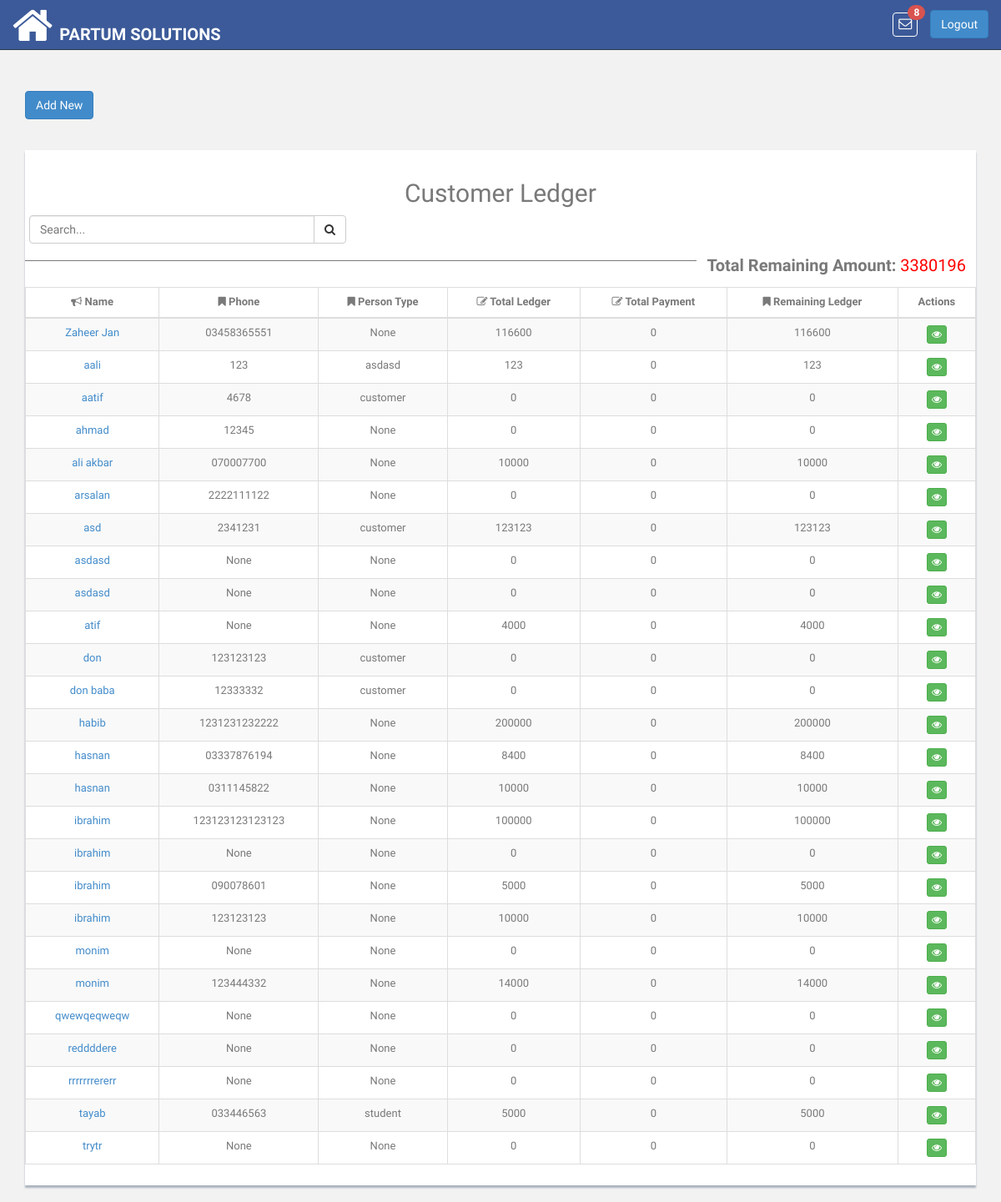
Page /ledger/list/customer/ (signed in) on the committed database.
### pis_retailer/models.py (models this page shows, shortened)
class RetailerUser(models.Model):
    ROLE_TYPE_OWNER = 'owner'
    ROLE_TYPE_DATA_ENTRY_USER = 'data_entry_user'
    ROLE_TYPE_SALESMAN = 'salesman'
    ROLE_TYPE_VIEW_ACCOUNT = 'account_viewer'
    ROLE_TYPE_LEDGER_VIEW = 'ledger_viewer'
    ROLE_TYPES = (
        (ROLE_TYPE_OWNER, 'Owner'),
        (ROLE_TYPE_DATA_ENTRY_USER, 'Data Entry User'),
        (ROLE_TYPE_SALESMAN, 'Salesman'),
        (ROLE_TYPE_VIEW_ACCOUNT, 'Account Viewer'),
        (ROLE_TYPE_LEDGER_VIEW, 'Ledger Viewer'),
    )
    user = models.OneToOneField(User, related_name='retailer_user',on_delete=models.CASCADE)
    retailer = models.ForeignKey(Retailer, related_name='u_retailer',on_delete=models.CASCADE)
    role_type = models.CharField(
        max_length=100, choices=ROLE_TYPES, default=ROLE_TYPE_OWNER
    )

class Retailer(DatedModel):
    name = models.CharField(max_length=100)
    slug = models.SlugField(blank=False)
    package = models.CharField(max_length=200, null=True, blank=True)
    package_price = models.CharField(max_length=200, null=True, blank=True)
    package_expiry = models.DateField(blank=True, null=True)
    logo = models.ImageField(
        upload_to='images/retailer/logo/', max_length=1024,
        blank=True, null=True
    )

### pis_com/models.py (models this page shows, shortened)
class Customer(models.Model):
    retailer = models.ForeignKey(
        'pis_retailer.Retailer',
        related_name='retailer_customer',
        on_delete=models.CASCADE
    )
    customer_name = models.CharField(max_length=200)
    customer_phone = models.CharField(max_length=20, blank=True, null=True)
    customer_type=models.CharField(max_length=200, default='customer', blank=True, null=True)
    address = models.TextField(max_length=500, blank=True,null=True)
    shop = models.CharField(max_length=200, blank=True, null=True)

### pis_ledger/views.py (the view)
class CustomerLedgerView(TemplateView):
    template_name = 'ledger/customer_ledger_list.html'
    def dispatch(self, request, *args, **kwargs):
        if not self.request.user.is_authenticated:
            return HttpResponseRedirect(reverse('login'))
        return super(
            CustomerLedgerView, self).dispatch(request, *args, **kwargs)
    def get_context_data(self, **kwargs):
        context = super(CustomerLedgerView, self).get_context_data(**kwargs)
        customers = (
            self.request.user.retailer_user.retailer.
            retailer_customer.all().order_by('customer_name')
        ).order_by('customer_name')
        customer_ledger = []
        for customer in customers:
            customer_data = {}
            ledger = customer.customer_ledger.all().aggregate(Sum('amount'))
            payment_ledger = (
                customer.customer_ledger.all()
                .aggregate(Sum('payment'))
            )
            if payment_ledger.get('payment__sum'):
                payment_amount = float(payment_ledger.get('payment__sum'))
            else:
                payment_amount = 0
            if ledger.get('amount__sum'):
                ledger_amount = float(ledger.get('amount__sum'))
            else:
                ledger_amount = 0
            remaining_ledger = '%g' % (
                    ledger_amount - payment_amount
            )
            customer_data.update({
                'id': customer.id,
                'ledger_amount': ledger_amount,
                'payment_amount': payment_amount,
                'customer_name': customer.customer_name,
                'customer_phone': customer.customer_phone,
                'remaining_ledger': remaining_ledger,
                'customer_type':customer.customer_type,
            })
            customer_ledger.append(customer_data)
        ledgers = Ledger.objects.all()
        if ledgers:
            grand_ledger = ledgers.aggregate(Sum('amount'))
            grand_ledger = float(grand_ledger.get('amount__sum') or 0)
            grand_payment = ledgers.aggregate(Sum('payment'))
            grand_payment = float(grand_payment.get('payment__sum') or 0)
            total_remaining_amount = grand_ledger - grand_payment
        else:
            total_remaining_amount = 0
        context.update({
            'customer_ledgers': customer_ledger,
            'total_remaining_amount': total_remaining_amount,
        })
        return context

### pis_com/templatetags/template_tags.py (called while the page is built)
@register.simple_tag
def product_notifications(retailer_id):
    return Product.objects.filter(retailer__id=retailer_id)

### pis_product/models.py (called while the page is built)
    def product_available_items(self):
        try:
            obj_stock_in = self.stockin_product.aggregate(Sum('quantity'))
            stock_in = float(obj_stock_in.get('quantity__sum'))
        except:
            stock_in = 0
        try:
            obj_stock_out = self.stockout_product.aggregate(
                Sum('stock_out_quantity'))
            stock_out = float(obj_stock_out.get('stock_out_quantity__sum'))
        except:
            stock_out = 0
        return  stock_in - stock_out

### templates/ledger/customer_ledger_list.html (shortened to what this page needs)
{% extends 'base.html' %}
{% block content %}
<div class="col-md-12">
    <br>
    <a href="{% url 'ledger:add_new_ledger' %}"><button type="button" id="back-customer" class="btn btn-primary" id="load" data-loading-text="<i class='fa fa-circle-o-notch fa-spin'></i>Processing">Add New</button></a>
    <br><br><br>
    <div class="content-panel table-responsive">
        <table class="table table-striped table-advance table-hover table-bordered purchased-table">
            <h2 class="text-center">Customer Ledger</h2>
            <div class="input-group custom-search-form col-md-4" style="left: 5px">
                <input type="text" class="form-control extra-items" placeholder="Search...">
                <span class="input-group-btn">
                            <button class="btn btn-default" type="button">
                                <i class="fa fa-search"></i>
                            </button>
                        </span>
            </div>
            <div style="float: right; padding: 12px; font-size: 20px">
                <strong>Total Remaining Amount: </strong><span style="color: red">{{ total_remaining_amount|floatformat:'-2' }}</span>
            </div>
            <hr>
            <thead>
            <tr>
                <th class="text-center"><i class="fa fa-bullhorn"></i> Name</th>
                <th class="text-center"><i class=" fa fa-bookmark"></i> Phone</th>
                <th class="text-center"><i class=" fa fa-bookmark"></i> Person Type</th>
                <th class="text-center"><i class=" fa fa-edit"></i> Total Ledger</th>
                <th class="text-center"><i class=" fa fa-edit"></i> Total Payment</th>
                <th class="text-center"><i class=" fa fa-bookmark"></i> Remaining Ledger</th>
                <th class="text-center">Actions</th>
            </tr>
            </thead>
            <tbody class="ledger-table-body text-center">
            {% if customer_ledgers %}
            {% for customer_ledger in customer_ledgers %}
            <tr>
                <td><a href="{% url 'ledger:customer_ledger_detail' customer_id=customer_ledger.id %}">{{ customer_ledger.customer_name}}</a></td>
                <td>{{ customer_ledger.customer_phone }}</td>
                <td>{{ customer_ledger.customer_type}}</td>
                <td>{{ customer_ledger.ledger_amount|floatformat:-2 }}</td>
                <td>{{ customer_ledger.payment_amount|floatformat:-2 }}</td>
                <td>{{ customer_ledger.remaining_ledger|floatformat:-2 }}</td>
                <td>
                    <a href="{% url 'ledger:customer_ledger_detail' customer_id=customer_ledger.id %}"><button class="btn btn-success btn-xs" title="Customer Ledger Detail"><i class="fa fa-eye"></i></button></a>
            </tr>
            {% endfor %}
            {% else %}
            <tr><td colspan="6" class="text-center">No Record Found</td></tr>
            {% endif %}
            </tbody>
        </table>
    </div>
</div>
{% endblock %}

### templates/base.html (shortened to what this page needs)
<!DOCTYPE html>
<html lang="en" xmlns="http://www.w3.org/1999/html">
{% load static %}
{% load template_tags %}
<head>
    <link href="{% static 'css/bootstrap.css' %}" rel="stylesheet">
    <link href="{% static 'font-awesome/css/font-awesome.css' %}" rel="stylesheet" />
    <link rel="stylesheet" type="text/css" href="{% static 'css/zabuto_calendar.css' %}">
    <link rel="stylesheet" type="text/css" href="{% static 'js/gritter/css/jquery.gritter.css' %}" />
    <link rel="stylesheet" type="text/css" href="{% static 'lineicons/style.css' %}">
    <link href="{% static 'css/style.css' %}" rel="stylesheet">
    <link href="{% static 'css/style-responsive.css' %}" rel="stylesheet">
    <link href="{% static 'css/profileImage.css' %}" rel="stylesheet" type="text/css"/>
    <link href="{% static 'css/sweetalert2.min.css' %}" rel="stylesheet" />
</head>
<body>
<section id="container" >
    <header class="header black-bg">
        <a href="{% url 'index' %}" class="home_icon" style="float:left"><i class="fa fa-home fa-4x" aria-hidden="true"></i></a>
        <a href="{% url 'index' %}" class="logo"><b>{{ request.user.retailer_user.retailer.name }}</b></a>
        <div class="right_div">
            <div class="nav notify-row" id="top_menu">
                {% product_notifications retailer_id=request.user.retailer_user.retailer.id as p_n %}
                <ul class="nav top-menu">
                    <li id="header_inbox_bar" class="dropdown">
                        <a data-toggle="dropdown" class="dropdown-toggle msg" href="index.html#">
                            <i class="fa fa-envelope-o"></i> <span class="badge badge-danger notification_count" style="background: #d9534f"></span>
                        </a>
                    </li>
                </ul>
            </div>
            <div class="top-menu">
                <a tabindex="logout" class="btn btn-primary" href="{% url 'logout' %}" style="margin-top: 12px;">Logout</a>
            </div>
        </div>
    </header>
    <section class="wrapper">
        {% block content %}{% endblock %}
    </section>
</section>
</body>
</html>

### app_static/css/style.css (style rules this page uses)
body { color: #797979; background: #f2f2f2; font-family: 'Ruda', sans-serif; padding: 0px !important; margin: 0px !important; font-size:13px; }
ul li { list-style: none; }
a, a:hover, a:focus { text-decoration: none; outline: none; }
#container { width: 100%; height: 100%; }
hr { margin-top: 20px; margin-bottom: 20px; border: 0; border-top: 1px solid #797979; }
.header, .footer { min-height: 60px; padding: 0 15px; }
.header { position: fixed; left: 0; right: 0; z-index: 1002; }
.black-bg { background: #3C5A99; border-bottom: 1px solid #2B3D4A; }
.wrapper { display: inline-block; margin-top: 90px; padding-left: 15px; padding-right: 15px; padding-bottom: 15px; padding-top: 0px; width: 100%; }
a.logo { font-size: 20px; color: #ffffff; float: left; margin-top: 27px; text-transform: uppercase; }
a.logo b { font-weight: 900; }
#top_menu .nav > li, ul.top-menu > li { float: left; }
.notify-row { float: left; margin-top: 15px; margin-left: 92px; }
ul.top-menu > li > a { color: #666666; font-size: 16px; border-radius: 4px; -webkit-border-radius: 4px; border:1px solid #68dff0; padding: 2px 6px; margin-right: 15px; }
.notify-row .badge { position: absolute; right: -10px; top: -10px; z-index: 100; }
.content-panel { background: #ffffff; box-shadow: 0px 3px 2px #aab2bd; padding-top: 15px; padding-bottom: 5px; }

### templates/base.html (style rules this page uses)
.msg { color: #fff !important; border:none !important; border: 1px solid #fff !important; }
.right_div { float:right; }
.notify-row { margin-left: -45px !important; }
.home_icon { float:left; color:#fff; margin-right:8px; margin-top:5px; }

### rows in the picture
Customer: customer_name "Zaheer Jan", customer_phone "03458365551"
Customer: customer_name "aali", customer_phone "123", customer_type "asdasd"
Customer: customer_name "aatif", customer_phone "4678", customer_type "customer"
Customer: customer_name "ahmad", customer_phone "12345"
Customer: customer_name "ali akbar", customer_phone "070007700"
Customer: customer_name "arsalan", customer_phone "2222111122"
Customer: customer_name "asd", customer_phone "2341231", customer_type "customer"
Customer: customer_name "asdasd"
Customer: customer_name "asdasd"
Customer: customer_name "atif"
Customer: customer_name "don", customer_phone "123123123", customer_type "customer"
Customer: customer_name "don baba", customer_phone "12333332", customer_type "customer"
Customer: customer_name "habib", customer_phone "1231231232222"
Customer: customer_name "hasnan", customer_phone "03337876194"
Customer: customer_name "hasnan", customer_phone "0311145822"
Customer: customer_name "ibrahim", customer_phone "123123123123123"
Customer: customer_name "ibrahim"
Customer: customer_name "ibrahim", customer_phone "090078601"
Customer: customer_name "ibrahim", customer_phone "123123123"
Customer: customer_name "monim"
Customer: customer_name "monim", customer_phone "123444332"
Customer: customer_name "qwewqeqweqw"
Customer: customer_name "reddddere"
Customer: customer_name "rrrrrrrererr"
Customer: customer_name "tayab", customer_phone "033446563", customer_type "student"
Customer: customer_name "trytr"

### other values in the picture
{{ request.user.retailer_user.retailer.name }} "PARTUM SOLUTIONS"
{{ total_remaining_amount|floatformat:'-2' }} "3380196"
{{ customer_ledger.customer_type }} "None" "None" "None" "None" "None" "None" "None" "None" "None" "None" "None" "None" "None" "None" "None" "None" "None" "None" "None" "None"
{{ customer_ledger.ledger_amount|floatformat:-2 }} "116600" "123" "0" "0" "10000" "0" "123123" "0" "0" "4000" "0" "0" "200000" "8400" "10000" "100000" "0" "5000" "10000" "0" "14000" "0" "0" "0" "5000" "0"
{{ customer_ledger.payment_amount|floatformat:-2 }} "0" "0" "0" "0" "0" "0" "0" "0" "0" "0" "0" "0" "0" "0" "0" "0" "0" "0" "0" "0" "0" "0" "0" "0" "0" "0"
{{ customer_ledger.remaining_ledger|floatformat:-2 }} "116600" "123" "0" "0" "10000" "0" "123123" "0" "0" "4000" "0" "0" "200000" "8400" "10000" "100000" "0" "5000" "10000" "0" "14000" "0" "0" "0" "5000" "0"
{{ customer_ledger.customer_phone }} "None" "None" "None" "None" "None" "None" "None" "None" "None"
